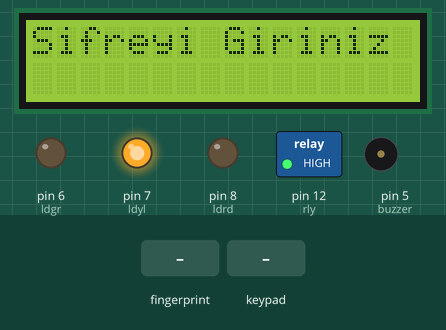
Recording of a sketch running on a simulated Arduino Mega 2560, built with avr-gcc and run on an emulated ATmega2560. Parts: 16×2 character LCD, switched loads named in the sketch (green lamp = pin HIGH), output pins drawn as LEDs (lit = HIGH), buzzer (waves = sounding). The test bench sets the inputs (shaded band). EEPROM starts erased; what the sketch prints to the serial monitor is not drawn.

Above: at 2.3 s.
2.4 s: finger stored as number 1 placed on the sensor
At 4.5 s:
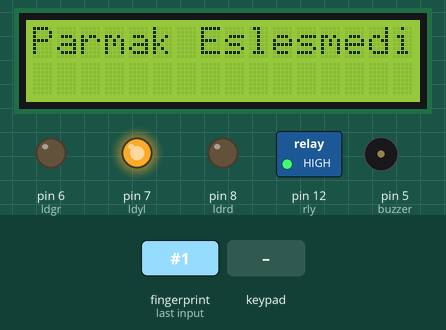
5.4 s: keypad keys 1 0 1 1 1 3 pressed 0.4 s apart
At 7.4 s:
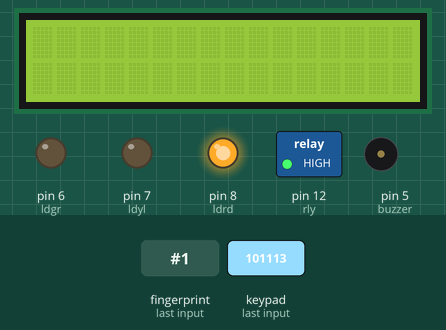
9.3 s: key '1' pressed
At 10.2 s:
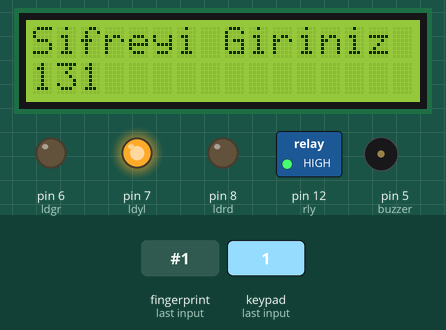
10.8 s: keypad keys 1 0 1 1 1 3 # pressed 0.4 s apart
At 12.5 s:
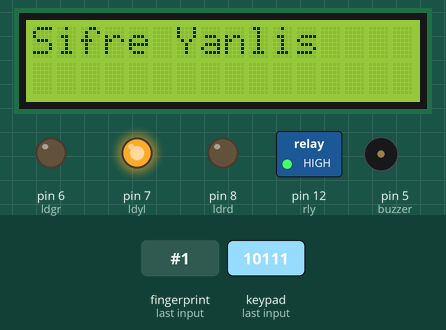
15.1 s: keypad keys 1 3 9 7 2 2 # pressed 0.4 s apart
At 16.6 s:
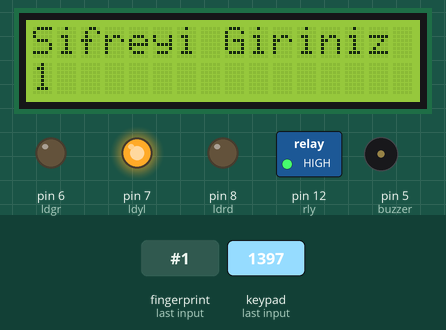
19.4 s: key '4' pressed
At 20.6 s:
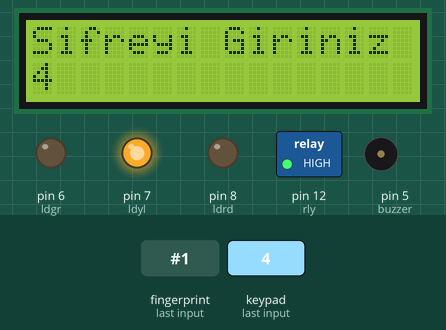
Timing chart, 0 to 22.4 s (numbered marks = the images above; inputs shaded):
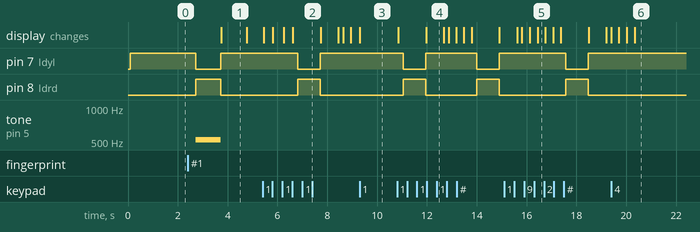

Measured:
- after the input at 2.4 s, pin 7 (ldyl): HIGH → LOW after 0.33 s, → HIGH 1.0 s later; pin 8 (ldrd): LOW → HIGH after 0.33 s, → LOW 1.0 s later; tone on pin 5 (buzzer): silent → 523 Hz after 0.33 s, → silent 1.0 s later; the display: changes after 1.3 s (image 1)
- after the input at 5.4 s, pin 7 (ldyl): HIGH → LOW after 1.4 s, → HIGH 0.90 s later; pin 8 (ldrd): LOW → HIGH after 1.4 s, → LOW 0.90 s later; the display: first changes at once (image 2 shows a later state)
- after the input at 9.3 s, the display: changes at once (image 3)
- after the input at 10.8 s, pin 7 (ldyl): alternates HIGH for 2.0 s and LOW for 0.90 s, starting after 0.25 s; pin 8 (ldrd): alternates HIGH for 0.90 s and LOW for 2.0 s, starting after 0.25 s; the display: first changes after 0.05 s (image 4 shows a later state)
- after the input at 15.1 s, pin 7 (ldyl): HIGH → LOW after 2.5 s, → HIGH 0.90 s later; pin 8 (ldrd): LOW → HIGH after 2.5 s, → LOW 0.90 s later
- what the display in image 1 shows lasts 1.1 s, from 3.7 s to 4.8 s

The sketch:

kod.ino
```cpp
#include <Adafruit_Fingerprint.h>
#include <Key.h>
#include <Keypad.h>
//#include "Adafruit_Keypad.h"
#include<EEPROM.h>
#include <LiquidCrystal_I2C.h>
#include <avr/pgmspace.h>
#if (defined(__AVR__) || defined(ESP8266)) && !defined(__AVR_ATmega2560__)
SoftwareSerial mySerial(2, 3);
#else
#define mySerial Serial1
#endif
const char *message[] =
{
  "Sifre", "Dogru",
  "Lutfen", "Parmaginizi",
  "Okutun"
};
///////////////////////////////////////
LiquidCrystal_I2C lcd(0x27, 16, 2);
const char name_3[] PROGMEM = "Ozge";
const char name_0[] PROGMEM = "Serdar";
const char name_1[] PROGMEM = "Samet";
const char name_2[] PROGMEM = "Mert";
const char name_4[] PROGMEM = "Sinan";
const char name_5[] PROGMEM = "Omer";
const char *const name_table[] PROGMEM = {name_0, name_1, name_2, name_3, name_4, name_5};
char buffer[70];
const int rly = 12;
const int ldgr = 6;
const int ldrd = 8;
const int ldyl = 7;
const int buzzer = 5;
const int  C = 262;
const int D = 523;
///////////////////////////////////////////////////////////////////////
const byte ROWS = 4;
const byte COLS = 3;
char initial_password[4], new_password[4];
int i = 0;
int j = 0;
int a = 0;
int u = 0;
char password[4];
char key_pressed = 0;
char keys[ROWS][COLS] = {
  {'1', '2', '3'},
  {'4', '5', '6'},
  {'7', '8', '9',},
  {'*', '0', '#'}
};
byte rowPins[ROWS] = {A3, A2, A1, A0};
byte colPins[COLS] = {10, 11, 13};
Adafruit_Fingerprint finger = Adafruit_Fingerprint(&mySerial);
Keypad keypad_key = Keypad( makeKeymap(keys), rowPins, colPins, ROWS, COLS);
void setup()
{
  lcd.begin();
  lcd.print("Sifreyi Giriniz");
  initialpassword();
  pinMode(ldgr, OUTPUT);
  pinMode(ldrd, OUTPUT);
  pinMode(ldyl, OUTPUT);
  pinMode(rly, OUTPUT);
  digitalWrite(rly, HIGH);
  digitalWrite(ldyl, HIGH);

  Serial.begin(9600);
  while (!Serial);
  delay(100);
  finger.begin(57600);
  delay(5);
  if (finger.verifyPassword()) {
    Serial.println("Sensor bulundu!");
  } else {
    Serial.println("Sensor bulunamadı. :(");
    while (1) {
      delay(1);
    }
  }

  finger.getTemplateCount();
  if (finger.templateCount == 0) {
    Serial.print("Sensorde parmakizi kayitli degil.Lutfen enroll ornegini calıstırın.");
  }
  else {
    Serial.println("Parmak Bekleniyor..");
    Serial.print("Sensorde "); Serial.print(finger.templateCount); Serial.println("tane  ornek var.");
  }
}

void loop()
{
  getFingerprintID();
  lcd.setCursor(0, 0);
  key_pressed = keypad_key.getKey();
  if (key_pressed == '*')  change();
  if (key_pressed == '#') {
    key_pressed = 0;
    i = 0;
    u = 0;
    lcd.clear();
    lcd.print("Sifreyi Giriniz");

  }
  if (key_pressed) {
    password[i++] = key_pressed;
    lcd.setCursor(u, 1); u++;
    lcd.print(key_pressed);

    if (i == 4)
    {
      lcd.clear();
      delay(200);
      for (int j = 0; j < 4; j++)
        initial_password[j] = EEPROM.read(j);
      if (!(strncmp(password, initial_password, 4))) {
        a++;

        digitalWrite(ldyl, LOW);
        digitalWrite(ldgr, HIGH);
        delay(900);
        digitalWrite(ldgr, LOW);
        digitalWrite(ldyl, HIGH);
        msg();
        u = 0;
      }
      else {
        i = 0;
        digitalWrite(ldyl, LOW);
        digitalWrite(ldrd, HIGH);
        delay(900);
        digitalWrite(ldrd, LOW);
        digitalWrite(ldyl, HIGH);
        lcd.print("Sifre Yanlis");
        delay(700);
        lcd.clear();
        u = 0;
        lcd.print("Sifreyi Giriniz");
      }
    }
  }
}
uint8_t getFingerprintID() {
  uint8_t p = finger.getImage();
  switch (p) {
    case FINGERPRINT_OK:
      Serial.println("Image taken");
      break;
    case FINGERPRINT_NOFINGER:
      Serial.println("No finger detected");
      return p;
    case FINGERPRINT_PACKETRECIEVEERR:
      Serial.println("Communication error");
      return p;
    case FINGERPRINT_IMAGEFAIL:
      Serial.println("Imaging error");
      return p;
    default:
      Serial.println("Unknown error");
      return p;
  }

  p = finger.image2Tz();
  switch (p) {
    case FINGERPRINT_OK:
      Serial.println("Image converted");
      break;
    case FINGERPRINT_IMAGEMESS:
      Serial.println("Image too messy");
      return p;
    case FINGERPRINT_PACKETRECIEVEERR:
      Serial.println("Communication error");
      return p;
    case FINGERPRINT_FEATUREFAIL:
      Serial.println("Could not find fingerprint features");
      return p;
    case FINGERPRINT_INVALIDIMAGE:
      Serial.println("Could not find fingerprint features");
      return p;
    default:
      Serial.println("Unknown error");
      return p;
  }
  p = finger.fingerSearch();
  if (p == FINGERPRINT_OK) {
    if (a >= 1) {
      lcd.clear();
      accepted();
      delay(1000);
      a = 0;
      i = 0;
    }
    else {
      denied();
    }
  } else if (p == FINGERPRINT_PACKETRECIEVEERR) {
    Serial.println("Communication error");
    error();
    delay(1000);
    return p;
  } else if (p == FINGERPRINT_NOTFOUND) {
    Serial.println("Did not find a match");
    denied();
    delay(300);
  } else {
    Serial.println("Unknown error");
    return p;
  }

  return finger.fingerID;
}

int getFingerprintIDez() {
  uint8_t p = finger.getImage();
  if (p != FINGERPRINT_OK)  return -1;

  p = finger.image2Tz();
  if (p != FINGERPRINT_OK)  return -1;

  p = finger.fingerFastSearch();
  if (p != FINGERPRINT_OK)
    return -1;
  Serial.print("Found ID #"); Serial.print(finger.fingerID);
  Serial.print(" with confidence of "); Serial.println(finger.confidence);
  return finger.fingerID;
}
void  accepted() {
  digitalWrite(ldyl, LOW);
  digitalWrite(ldgr, HIGH);
  tone(buzzer, C);
  delay(1000);
  noTone(buzzer);
  digitalWrite(ldgr, LOW);
  digitalWrite(rly, LOW);
  lcdok();
  delay(2000);
  digitalWrite(rly, HIGH);
  lcd.clear();
  lcd.print("Sifreyi Giriniz");
  digitalWrite(ldyl, HIGH);


}

void denied() {
  digitalWrite(ldyl, LOW);
  digitalWrite(ldrd, HIGH);
  tone(buzzer, D);
  delay(1000);
  digitalWrite(ldrd, LOW);
  noTone(buzzer);
  digitalWrite(ldyl, HIGH);
  a = 0;
  i = 0;
  lcd.clear();
  lcd.print("Parmak Eslesmedi");
  delay(1000);
  lcd.clear();
  lcd.print("Sifreyi Giriniz");
}

void error() {
  digitalWrite(ldyl, LOW);

  for (int c = 0; i < 4; c++) {
    digitalWrite(ldrd, HIGH);
    delay(100);
    digitalWrite(ldrd, LOW);
    delay(100);
  }
  digitalWrite(ldyl, HIGH);
  lcd.clear();

  lcd.print("Sifreyi Giriniz");
}
void initialpassword() {

  for (int j = 0; j < 4; j++)
    EEPROM.write(j, j + 49);
  for (int j = 0; j < 4; j++)
    initial_password[j] = EEPROM.read(j);
}

void change() {
  int j = 0;
  while (j < 4) {
    char key = keypad_key.getKey();
    if (key) {
      new_password[j++] = key;
    }
    key = 0;
  }
  delay(500);
  if ((strncmp(new_password, initial_password, 4))) {
  }
  else
  {
    j = 0;
    while (j < 4) {
      char key = keypad_key.getKey();
      if (key) {
        initial_password[j] = key;
        EEPROM.write(j, key);
        j++;
      }
    }
    delay(1000);
  }
  key_pressed = 0;
}
void lcdok() {
  lcd.setCursor(4, 0);
  lcd.print("Hosgeldin");
  lcd.setCursor(8 - (strlen(strcpy_P(buffer, (char *)pgm_read_word(&(name_table[finger.fingerID - 1]))))) / 2, 1);
  lcd.print(strcpy_P(buffer, (char *)pgm_read_word(&(name_table[finger.fingerID - 1]))));

}

void msg() {
  for (int m = 0; m < sizeof(message) / sizeof(message[0]); m += 2) {
    for (int line = 0; line < 2; line++) {
      lcd.setCursor( (16 / 2) - (strlen(message[m + line]) / 2), line);
      lcd.print(message[m + line]);
    }
    delay(1000);
    lcd.clear();
  }
}
```
